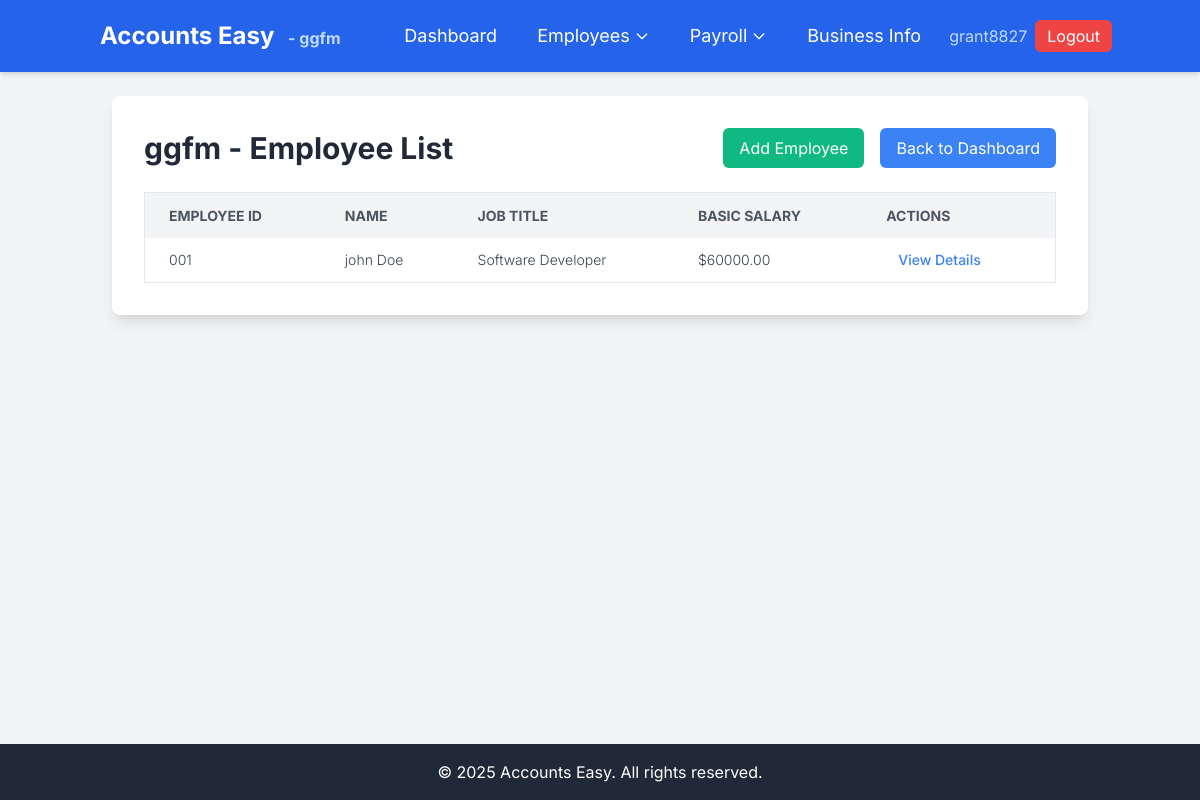
Page /employees/ (signed in) on the committed database.
### accounts_easy/models.py (models this page shows, shortened)
class Business(models.Model):
    STATUS_CHOICES = [
        ('pending', 'Pending Approval'),
        ('approved', 'Approved'),
        ('rejected', 'Rejected'),
    ]
    name = models.CharField(max_length=200)
    registration_number = models.CharField(max_length=50, unique=True, blank=True)
    address = models.TextField()
    phone = models.CharField(max_length=20, blank=True)
    email = models.EmailField()
    tax_id = models.CharField(max_length=50, blank=True)
    owner = models.ForeignKey(User, on_delete=models.CASCADE, related_name='owned_businesses')
    status = models.CharField(max_length=20, choices=STATUS_CHOICES, default='pending')
    created_at = models.DateTimeField(auto_now_add=True)
    class Meta:
        ordering = ['name']
        verbose_name_plural = "Businesses"

class Employee(models.Model):
    business = models.ForeignKey(Business, on_delete=models.CASCADE, related_name='employees')
    employee_id = models.CharField(max_length=20, help_text="Unique employee identifier")
    first_name = models.CharField(max_length=50)
    last_name = models.CharField(max_length=50)
    email = models.EmailField()
    phone = models.CharField(max_length=20, blank=True)
    job_title = models.CharField(max_length=100)
    basic_salary = models.DecimalField(
        max_digits=10,
        decimal_places=2,
        validators=[MinValueValidator(Decimal('0.00'))]
    )
    date_of_hire = models.DateField()
    is_active = models.BooleanField(default=True)
    created_at = models.DateTimeField(auto_now_add=True)
    updated_at = models.DateTimeField(auto_now=True)
    class Meta:
        unique_together = ['business', 'employee_id']
        ordering = ['last_name', 'first_name']

### accounts_easy/views.py (the view)
# urls.py: path('employees/', views.employee_list, name='employee_list'),
@login_required
def employee_list(request):
    business = get_user_business(request.user)
    if not business:
        messages.error(request, "You don't have access to any approved business.")
        return redirect('accounts_easy:dashboard')
    employees = business.employees.filter(is_active=True).order_by('last_name', 'first_name')
    context = {
        'business': business,
        'employees': employees,
    }
    return render(request, 'accounts_easy/employee_list.html', context)

### accounts_easy/views.py (called while the page is built)
def get_user_business(user):
    business = Business.objects.filter(owner=user, status='approved').first()
    if business:
        return business
    try:
        business_user = BusinessUser.objects.get(user=user, is_active=True)
        return business_user.business if business_user.business.is_approved else None
    except BusinessUser.DoesNotExist:
        return None

### templates/accounts_easy/employee_list.html (shortened to what this page needs)
{% extends 'base.html' %}
{% block content %}
<div class="bg-white p-8 rounded-lg shadow-lg">
    <div class="flex justify-between items-center mb-6">
        <h1 class="text-3xl font-bold text-gray-800">{{ business.name }} - Employee List</h1>
        <div class="flex space-x-4">
            <a href="{% url 'accounts_easy:add_employee' %}" class="bg-green-500 hover:bg-green-600 text-white px-4 py-2 rounded-md transition duration-300">
                Add Employee
            </a>
            <a href="{% url 'accounts_easy:dashboard' %}" class="bg-blue-500 hover:bg-blue-600 text-white px-4 py-2 rounded-md transition duration-300">
                Back to Dashboard
            </a>
        </div>
    </div>
    {% if employees %}
    <div class="overflow-x-auto">
        <table class="min-w-full bg-white border border-gray-200 rounded-lg">
            <thead>
                <tr class="bg-gray-100 text-gray-600 uppercase text-sm leading-normal">
                    <th class="py-3 px-6 text-left">Employee ID</th>
                    <th class="py-3 px-6 text-left">Name</th>
                    <th class="py-3 px-6 text-left">Job Title</th>
                    <th class="py-3 px-6 text-left">Basic Salary</th>
                    <th class="py-3 px-6 text-left">Actions</th>
                </tr>
            </thead>
            <tbody class="text-gray-700 text-sm font-light">
                {% for employee in employees %}
                <tr class="border-b border-gray-200 hover:bg-gray-50">
                    <td class="py-3 px-6 text-left whitespace-nowrap">{{ employee.employee_id }}</td>
                    <td class="py-3 px-6 text-left">{{ employee.first_name }} {{ employee.last_name }}</td>
                    <td class="py-3 px-6 text-left">{{ employee.job_title|default:"N/A" }}</td>
                    <td class="py-3 px-6 text-left">${{ employee.basic_salary }}</td>
                    <td class="py-3 px-6 text-left">
                        <a href="{% url 'accounts_easy:employee_detail' employee.pk %}" class="text-blue-500 hover:text-blue-700 font-medium rounded-md px-3 py-1 transition duration-300 hover:bg-blue-100">View Details</a>
                    </td>
                </tr>
                {% endfor %}
            </tbody>
        </table>
    </div>
    {% endif %}
</div>
{% endblock %}

### templates/base.html (shortened to what this page needs)
<!DOCTYPE html>
<html lang="en">
<head>
    <link href="https://cdn.jsdelivr.net/npm/tailwindcss@2.2.19/dist/tailwind.min.css" rel="stylesheet">
</head>
<body class="bg-gray-100 min-h-screen flex flex-col">
    {% if user.is_authenticated %}
    <nav class="bg-blue-600 p-4 text-white shadow-md" x-data="{ open: false }">
        <div class="container mx-auto flex justify-between items-center">
            <a href="{% url 'accounts_easy:dashboard' %}" class="text-2xl font-bold rounded-md px-3 py-1 hover:bg-blue-700 transition duration-300">
                Accounts Easy
                {% if business %}
                    <span class="text-blue-200 text-base ml-2">- {{ business.name }}</span>
                {% endif %}
            </a>
            <div class="hidden md:flex items-center space-x-4">
                <a href="{% url 'accounts_easy:dashboard' %}" class="text-lg hover:underline rounded-md px-3 py-1 hover:bg-blue-700 transition duration-300">Dashboard</a>
                <div class="relative group">
                    <button class="text-lg hover:underline rounded-md px-3 py-1 hover:bg-blue-700 transition duration-300 flex items-center">
                        Employees
                        <svg class="w-4 h-4 ml-1" fill="none" stroke="currentColor" viewBox="0 0 24 24">
                            <path stroke-linecap="round" stroke-linejoin="round" stroke-width="2" d="M19 9l-7 7-7-7"></path>
                        </svg>
                    </button>
                </div>
                <div class="relative group">
                    <button class="text-lg hover:underline rounded-md px-3 py-1 hover:bg-blue-700 transition duration-300 flex items-center">
                        Payroll
                        <svg class="w-4 h-4 ml-1" fill="none" stroke="currentColor" viewBox="0 0 24 24">
                            <path stroke-linecap="round" stroke-linejoin="round" stroke-width="2" d="M19 9l-7 7-7-7"></path>
                        </svg>
                    </button>
                </div>
                <a href="{% url 'accounts_easy:business_info' %}" class="text-lg hover:underline rounded-md px-3 py-1 hover:bg-blue-700 transition duration-300">Business Info</a>
                <div class="flex items-center space-x-2">
                    <span class="text-blue-200">{{ user.username }}</span>
                    <form method="post" action="{% url 'logout' %}" class="inline">
                        <button type="submit" class="bg-red-500 hover:bg-red-600 px-3 py-1 rounded-md transition duration-300">Logout</button>
                    </form>
                </div>
            </div>
        </div>
    </nav>
    {% endif %}
    <main class="container mx-auto p-6 flex-grow">
        {% block content %}
        {% endblock %}
    </main>
    <footer class="bg-gray-800 text-white p-4 text-center mt-auto">
        <div class="container mx-auto">
            <p>&copy; 2025 Accounts Easy. All rights reserved.</p>
        </div>
    </footer>
</body>
</html>

### templates/base.html (style rules this page uses)
body { font-family: 'Inter', sans-serif; }

### rows in the picture
Business: name "ggfm"
Employee: employee_id "001", first_name "john", last_name "Doe", job_title "Software Developer", basic_salary "60000.00"

### other values in the picture
{{ user.username }} "grant8827"
